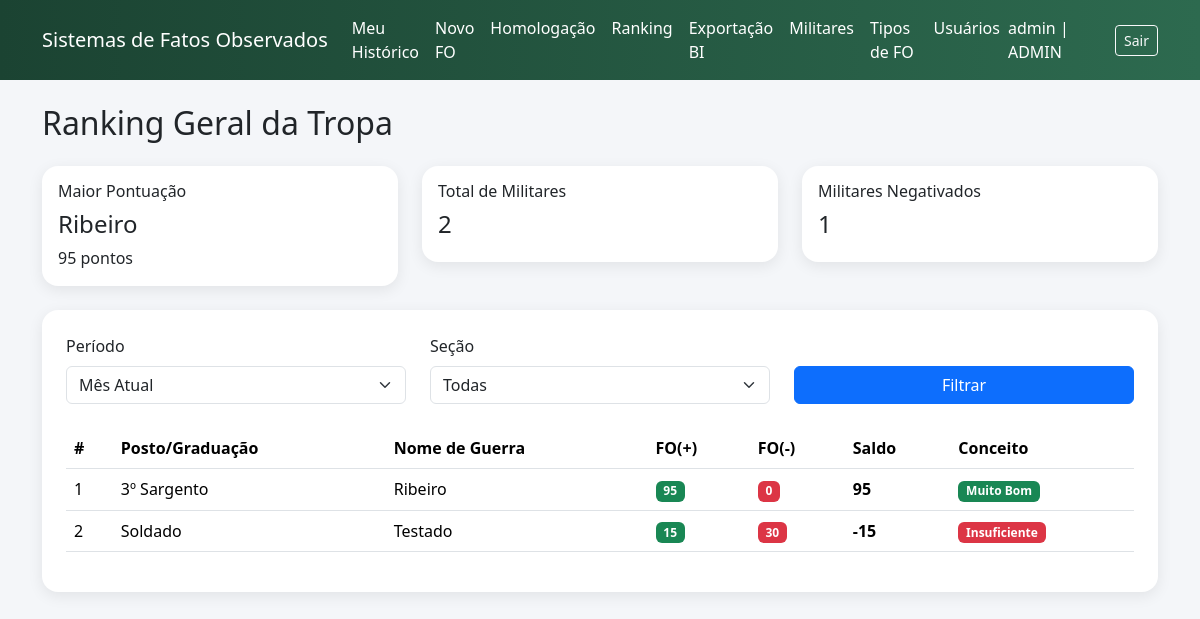
/fo/ranking (signed in), run on the app's committed database.
### app/fo/models.py (models this page shows)
class Usuario(db.Model, UserMixin):
    __tablename__ = "usuarios"
    id = db.Column(db.Integer, primary_key=True)
    username = db.Column(db.String(80), unique=True, nullable=False)
    senha_hash = db.Column(db.String(128), nullable=False)
    perfil = db.Column(
        db.String(20),
        nullable=False,
        default="MILITAR"
    )
    militar_id = db.Column(
        db.Integer,
        db.ForeignKey("militares.id", ondelete="RESTRICT"),
        nullable=False
    )
    militar = db.relationship("Militar")

class Militar(db.Model):
    __tablename__ = "militares"
    id = db.Column(db.Integer, primary_key=True)
    nome_guerra = db.Column(db.String(120), nullable=False)
    identidade_militar = db.Column(db.String(30), unique=True, nullable=False)
    id_posto_graduacao = db.Column(
        db.Integer,
        db.ForeignKey("posto_graduacao.id", ondelete="RESTRICT"),
        nullable=False
    )
    data_de_praca = db.Column(db.Date, nullable=False)
    id_secao = db.Column(
        db.Integer,
        db.ForeignKey("secoes.id", ondelete="RESTRICT"),
        nullable=False
    )
    foto_url = db.Column(db.String(255), nullable=True)
    posto_graduacao = db.relationship("PostoGraduacao")
    secao = db.relationship("Secao")

### app/fo/routes.py (the view)
@fo_bp.route("/ranking")
@login_required
def ranking():
    periodo = request.args.get("periodo", "mes")
    secao_id = request.args.get("secao_id", type=int)
    query = db.session.query(
        Militar.id.label("militar_id"),
        Militar.nome_guerra.label("nome_guerra"),
        Militar.id_posto_graduacao.label("id_posto_graduacao"),
        PostoGraduacao.nome.label("posto_grad"),
        Militar.data_de_praca.label("data_de_praca"),
        func.sum(
            case(
                (FatoObservado.sinal == "POSITIVO", FatoObservado.pontos),
                else_=0
            )
        ).label("pontos_positivos"),
        func.sum(
            case(
                (FatoObservado.sinal == "NEGATIVO", FatoObservado.pontos),
                else_=0
            )
        ).label("pontos_negativos")
    ).join(
        FatoObservado,
        FatoObservado.militar_id == Militar.id
    ).join(
        PostoGraduacao,
        Militar.id_posto_graduacao == PostoGraduacao.id
    ).filter(
        FatoObservado.status == "Publicado"
    )
    if secao_id:
        query = query.filter(Militar.id_secao == secao_id)
    query = query.group_by(
        Militar.id,
        Militar.nome_guerra,
        Militar.id_posto_graduacao,
        Militar.data_de_praca,
        PostoGraduacao.nome
    )
    resultados = query.all()
    ranking_lista = []
    for item in resultados:
        positivos = item.pontos_positivos or 0
        negativos = item.pontos_negativos or 0
        saldo = positivos - negativos
        if saldo > 100:
            conceito = "Excelente"
            badge = "primary"
        elif 51 <= saldo <= 100:
            conceito = "Muito Bom"
            badge = "success"
        elif 0 <= saldo <= 50:
            conceito = "Bom"
            badge = "warning"
        else:
            conceito = "Insuficiente"
            badge = "danger"
        ranking_lista.append({
            "militar_id": item.militar_id,
            "nome_guerra": item.nome_guerra,
            "posto_grad": item.posto_grad,
            "qtd_positivo": positivos,
            "qtd_negativo": negativos,
            "saldo": saldo,
            "conceito": conceito,
            "badge": badge,
            "id_posto_graduacao": item.id_posto_graduacao,
            "data_de_praca": item.data_de_praca
        })
    ranking_lista.sort(
        key=lambda x: (
            -x["saldo"],
            x["id_posto_graduacao"],
            x["data_de_praca"]
        )
    )
    secoes = Secao.query.order_by(Secao.nome.asc()).all()
    return render_template(
        "fo/ranking.html",
        ranking=ranking_lista,
        periodo=periodo,
        secoes=secoes
        )

### app/__init__.py (called while the page is built)
def create_app():
    app = Flask(__name__)
    app.config.from_object(Config)
    db.init_app(app)
    login_manager.init_app(app)
    migrate.init_app(app, db)
    from app.fo.models import Usuario
    @login_manager.user_loader
    def load_user(user_id):
        return Usuario.query.get(int(user_id))
    login_manager.login_view = "auth.login"
    from app.fo import fo_bp
    app.register_blueprint(fo_bp)
    from app.auth import auth_bp
    app.register_blueprint(auth_bp)
    @app.route("/")
    def index():
        if current_user.is_authenticated and current_user.perfil == "MILITAR":
            return redirect(url_for("fo.meu_historico"))
        return redirect(url_for("fo.ranking"))
    return app

### app/templates/fo/ranking.html (shortened to what this page needs)
{% extends "base.html" %}
{% block content %}
<h2 class="mb-4">Ranking Geral da Tropa</h2>
<div class="row mb-4">
    <div class="col-md-4">
        <div class="card card-glass p-3">
            <h6>Maior Pontuação</h6>
            {% if ranking %}
                <h4>
                    {{ ranking[0].nome_guerra }}
                </h4>
                <p class="mb-0">
                    {{ ranking[0].saldo }} pontos
                </p>
            {% else %}
                <p>Nenhum dado.</p>
            {% endif %}
        </div>
    </div>
    <div class="col-md-4">
        <div class="card card-glass p-3">
            <h6>Total de Militares</h6>
            <h4>{{ ranking|length }}</h4>
        </div>
    </div>
    <div class="col-md-4">
        <div class="card card-glass p-3">
            <h6>Militares Negativados</h6>
            <h4>
                {{ ranking | selectattr('saldo', 'lt', 0) | list | length }}
            </h4>
        </div>
    </div>
</div>
<div class="card card-glass p-4">
    <form method="GET" class="row mb-4">
        <div class="col-md-4">
            <label class="form-label">Período</label>
            <select name="periodo" class="form-select">
                <option value="mes"
                    {% if periodo == 'mes' %}selected{% endif %}>
                    Mês Atual
                </option>
            </select>
        </div>
        <div class="col-md-4">
            <label class="form-label">Seção</label>
            <select name="secao_id" class="form-select">
                <option value="">Todas</option>
            </select>
        </div>
        <div class="col-md-4 d-flex align-items-end">
            <button class="btn btn-primary w-100">
                Filtrar
            </button>
        </div>
    </form>
    {% if ranking %}
    <div class="table-responsive">
        <table class="table table-hover align-middle">
            <thead>
                <tr>
                    <th>#</th>
                    <th>Posto/Graduação</th>
                    <th>Nome de Guerra</th>
                    <th>FO(+)</th>
                    <th>FO(-)</th>
                    <th>Saldo</th>
                    <th>Conceito</th>
                </tr>
            </thead>
            <tbody>
                {% for militar in ranking %}
                <tr>
                    <td>
                        {{ loop.index }}
                    </td>
                    <td>
                        {{ militar.posto_grad }}
                    </td>
                    <td>
                        {{ militar.nome_guerra }}
                    </td>
                    <td>
                        <span class="badge bg-success">
                            {{ militar.qtd_positivo }}
                        </span>
                    </td>
                    <td>
                        <span class="badge bg-danger">
                            {{ militar.qtd_negativo }}
                        </span>
                    </td>
                    <td>
                        <strong>
                            {{ militar.saldo }}
                        </strong>
                    </td>
                    <td>
                        <span class="badge bg-{{ militar.badge }}">
                            {{ militar.conceito }}
                        </span>
                    </td>
                </tr>
                {% endfor %}
            </tbody>
        </table>
    </div>
    {% else %}
    <div class="alert alert-warning">
        Nenhum resultado encontrado.
    </div>
    {% endif %}
</div>
{% endblock %}

### app/templates/base.html (shortened to what this page needs)
<!DOCTYPE html>
<html lang="pt-BR">
<head>
    <link href="https://cdn.jsdelivr.net/npm/bootstrap@5.3.3/dist/css/bootstrap.min.css" rel="stylesheet">
</head>
<body>
<nav class="navbar navbar-expand-lg navbar-dark navbar-custom mb-4">
    <div class="container">
        <a class="navbar-brand"
            href="{{ url_for('fo.ranking' )}}">
        Sistemas de Fatos Observados
        </a>
        <div class="collapse navbar-collapse"
            id="navbarNav">
            {% if current_user.is_authenticated %}
            <ul class="navbar-nav me-auto">
                {% if current_user.perfil in ["MILITAR", "ADMIN"] %}
                    <li class="nav-item">
                        <a class="nav-link" href="{{ url_for('fo.meu_historico') }}">
                            Meu Histórico
                        </a>
                    </li>
                {% endif %}
                {% if current_user.perfil in ["HOMOLOGADOR", "ADMIN"] %}
                    <li class="nav-item">
                        <a class="nav-link" href="{{ url_for('fo.novo_fo') }}">
                            Novo FO
                        </a>
                    </li>
                    <li class="nav-item">
                        <a class="nav-link" href="{{ url_for('fo.homologacao') }}">
                            Homologação
                        </a>
                    </li>
                {% endif %}
                {% if current_user.perfil in ["MILITAR", "HOMOLOGADOR", "ADMIN"] %}
                    <li class="nav-item">
                        <a class="nav-link" href="{{ url_for('fo.ranking') }}">
                            Ranking
                        </a>
                    </li>
                {% endif %}
                {% if current_user.perfil in ["BOLETIM", "ADMIN"] %}
                    <li class="nav-item">
                        <a class="nav-link" href="{{ url_for('fo.exportacao') }}">
                            Exportação BI
                        </a>
                    </li>
                {% endif %}
                {% if current_user.perfil in ["CADASTRADOR", "ADMIN"] %}
                    <li class="nav-item">
                        <a class="nav-link" href="{{ url_for('fo.admin_militares') }}">
                            Militares
                        </a>
                    </li>
                {% endif %}
                {% if current_user.perfil == "ADMIN" %}
                    <li class="nav-item">
                        <a class="nav-link" href="{{ url_for('fo.admin_tipos') }}">
                            Tipos de FO
                        </a>
                    </li>
                    <li class="nav-item">
                        <a class="nav-link" href="{{ url_for('fo.admin_usuarios') }}">
                            Usuários
                        </a>
                    </li>
                {% endif %}
            </ul>
            <div class="d-flex align-items-center gap-3">
                <span class="navbar-text">
                    {{ current_user.username }} | {{ current_user.perfil }}
                </span>
                <a class="btn btn-outline-light btn-sm"
                href="{{ url_for('auth.logout') }}">
                Sair
                </a>
            </div>
            {% endif %}
        </div>
    </div>
</nav>
<div class="container">
    {% block content %}{% endblock %}
</div>
</body>
</html>

### app/templates/base.html (style rules this page uses)
body { background: #f4f6f9; }
.navbar-custom { background: linear-gradient(90deg, #1b4332, #2d6a4f); }
.navbar-brand, .nav-link, .navbar-text { color:white !important; }
.card-glass { border-radius: 16px; border:none; box-shadow: 0 4px 15px rgba(0,0,0,0.08); }

### data on the page
Usuario: username "admin", perfil "ADMIN"
Militar: nome_guerra "Ribeiro", posto_grad "3º Sargento", qtd_positivo "95", qtd_negativo "0", saldo "95", conceito "Muito Bom"
Militar: posto_grad "Soldado", nome_guerra "Testado", qtd_positivo "15", qtd_negativo "30", saldo "-15", conceito "Insuficiente"

### other printed values
{{ ranking[0].saldo }} "95"
{{ ranking|length }} "2"
{{ ranking | selectattr('saldo', 'lt', 0) | list | length }} "1"
